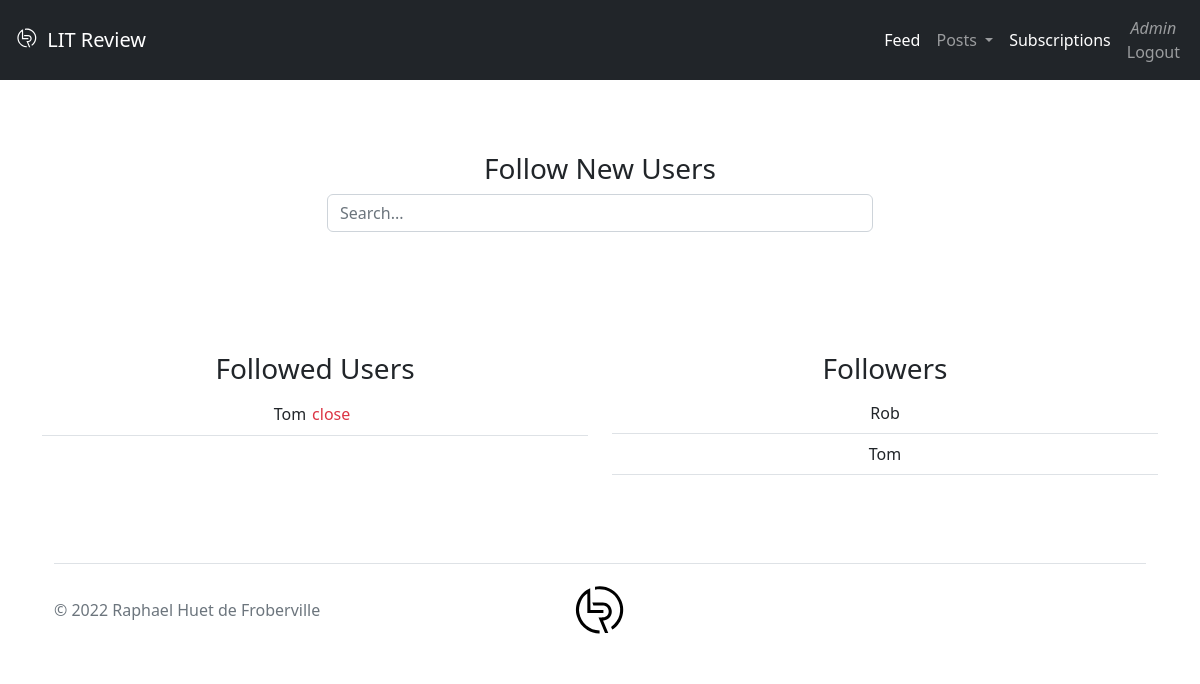
Screenshot of /list_subscriptions (signed in) with the database file from the repository.
### user/models.py (models this page shows)
class User(AbstractUser, PermissionsMixin):
    email = models.EmailField(_('Email address'), unique=True)
    description = models.TextField(_('User description'), max_length=2048, blank=True)
    USERNAME_FIELD = 'email'
    REQUIRED_FIELDS = ['username']
    def __str__(self):
        return self.username

### book_review/models.py (models this page shows, shortened)
class UserFollows(models.Model):
    user = models.ForeignKey(verbose_name=_('Follower'), to=get_user_model(),
                             on_delete=models.CASCADE,
                             related_name='following')
    followed_user = models.ForeignKey(verbose_name=_('Followed user'), to=get_user_model(),
                                      on_delete=models.CASCADE,
                                      related_name='followed_by')
    class Meta:
        unique_together = ('user', 'followed_user',)

### book_review/views/views_subscription.py (the view, shortened to what this page needs)
# urls.py: path('list_subscriptions', views.list_subscriptions, name="list_subscriptions"),
@login_required()
def list_subscriptions(request):
    vals = {}
    vals |= {
        'followed_users': UserFollows.objects.filter(user=request.user),
        'followers': UserFollows.objects.filter(followed_user=request.user),
    }
    return render(request, 'subscription/list_subscriptions.html', vals)

### book_review/templates/subscription/list_subscriptions.html (shortened to what this page needs)
{% extends 'index.html' %}
{% load django_bootstrap5 %}
{% load i18n %}
{% block content %}
    <div class="row justify-content-center">
        <div class="col-12 col-md-6 text-center my-5">
            <h3>{% translate "Follow New Users" %}</h3>
            <form method="post" class="text-start mb-4" action="{% url 'list_subscriptions' %}">
                <input name="follower" type="search" class="form-control" placeholder="Search..." aria-label="Search">
            </form>
        </div>
    </div>
    <div class="row justify-content-around">
        {% if followed_users %}
            <div class="col-12 col-md-6 text-center my-5">
                <h3>{% translate "Followed Users" %}</h3>
                <table class="table mb-5">
                    {% for followed_user in followed_users %}
                        <tr>
                            <form method="post"
                                  action="{% url 'list_subscriptions' %}">
                                <td class="d-flex align-items-center justify-content-center"
                                >{{ followed_user.followed_user }}
                                    <input type="submit" class="bg-transparent border-0 material-symbols-outlined
                                text-danger
                                text-decoration-none" value="close">
                                </td>
                            </form>
                        </tr>
                    {% endfor %}
                </table>
            </div>
        {% endif %}
        {% if followers %}
            <div class="col-12 col-md-6 text-center my-5">
                <h3>{% translate "Followers" %}</h3>
                <table class="table">
                    {% for follower in followers %}
                        <tr>
                            <td>{{ follower.user }}</td>
                        </tr>
                    {% endfor %}
                </table>
            </div>
        {% endif %}
{% endblock %}

### templates/header.html (shortened to what this page needs)
{% load static %}
{% load i18n %}
<nav class="navbar navbar-expand-lg navbar-dark bg-dark">
    <div class="container-fluid">
        <a class="navbar-brand" href="{% url 'feed' %}">
            <img src="{% static 'img/logo-LitReview.svg' %}" alt="LitReview-Logo" width="30"
                 height="24" class="d-inline-block align-text-top">
            LIT Review</a>
        <div class="collapse navbar-collapse justify-content-end" id="navbarNav">
            <ul class="navbar-nav align-items-end align-items-md-center">
                {% if user.is_authenticated %}
                    <li class="nav-item">
                        <a class="nav-link active" aria-current="page" href="{% url 'feed' %}">{% translate "Feed" %}</a>
                    </li>
                    <li class="nav-item dropdown">
                        <a class="nav-link dropdown-toggle" href="{% url 'create_ticket' %}" id="navbarDropdown"
                           role="button"
                           data-bs-toggle="dropdown" aria-expanded="false">
                            {% translate "Posts" %}
                        </a>
                    </li>
                    <li class="nav-item">
                        <a class="nav-link active" href="{% url 'list_subscriptions' %}">{% translate "Subscriptions" %}</a>
                    </li>
                    <li class="nav-item">
                        <a class="nav-link text-center" href="{% url 'logout_user' %}">
                            <span class="text-capitalize fst-italic fw-light"
                            >{{ user.username }}</span><br>{% translate "Logout" %}</a>
                    </li>
                {% else %}
                    <li class="nav-item">
                        <a class="nav-link active" href="{% url 'login_user' %}">{% translate "Login" %}</a>
                    </li>
                {% endif %}
            </ul>
        </div>
    </div>
</nav>

### rows the page displays
User: username "Admin"
UserFollows: followed_user "Tom"
UserFollows: user "Rob"
UserFollows: user "Tom"
